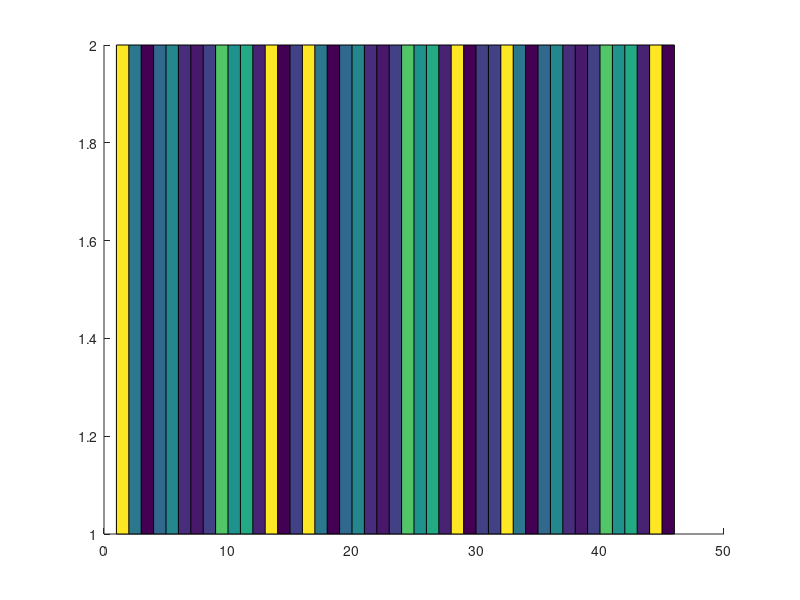

MATLAB code to generate this figure: (Note: this script raises an error after producing the figure.)
A= [4 1 -1 2/3 4/3 -1/3 -2/3 0 8/3 3/2 2 -1/2 4 -1 0 4 1 -1 2/3 4/3 -1/3 -2/3 0 8/3 3/2 2 -1/2 4 -1 0 0 4 1 -1 2/3 4/3 -1/3 -2/3 0 8/3 3/2 2 -1/2 4 -1 0]
B=sort(A); B=unique(B)

%%%
% % yellow	[1,1,0]
% % magenta	[1,0,1]
% % cyan	[0,1,1]
% % red	    [1,0,0]
% % green	[0,1,0]
% % blue	[0,0,1]
% % white	[1,1,1]
% % black	[0,0,0]

map = [1,0,0;1,0,1; 1,0,0.5; 1,0,0.1;1,1,1; 0.7,0,0;0,1,0;0,1,0.5; 0,1,1;0,0,1;0,0,0];
A(:,end+1)=nan;
A(2,:)=A(1,:)
A(:,end)=[];
figure(1);hold on;
p=pcolor(A);
colormap(parula)